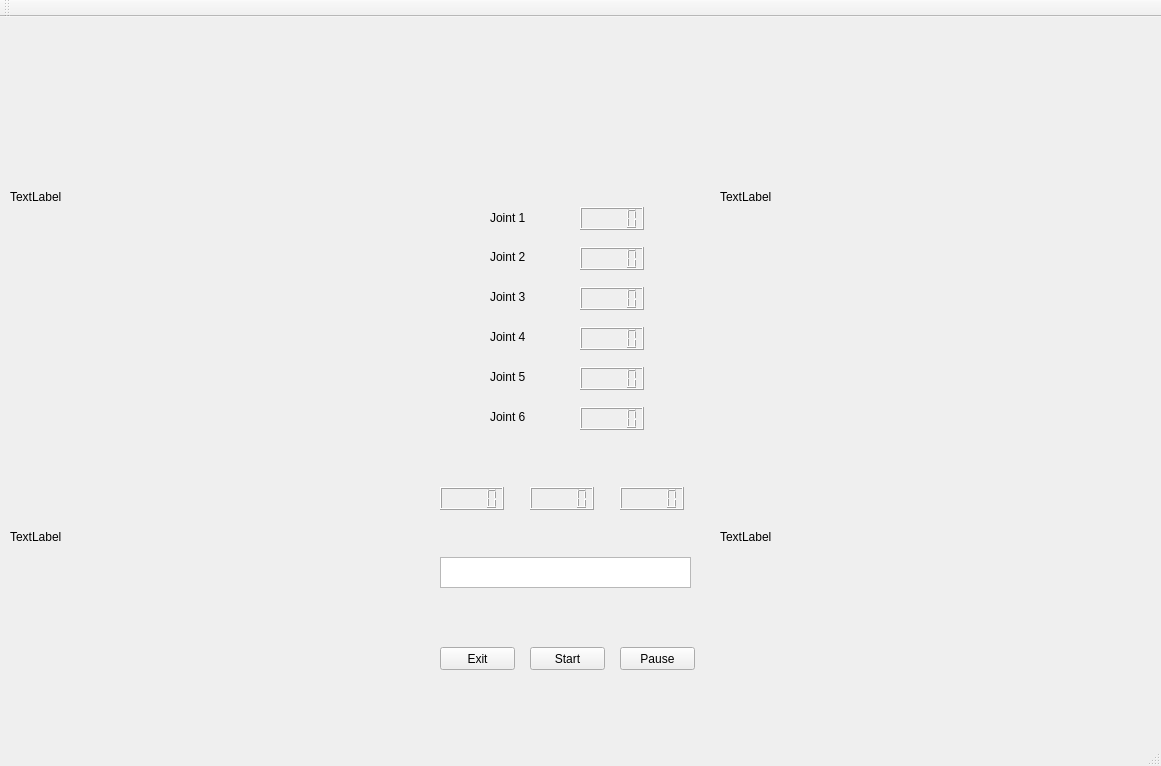
<?xml version="1.0" encoding="UTF-8"?>
<ui version="4.0">
 <class>MainWindow</class>
 <widget class="QMainWindow" name="MainWindow">
  <property name="geometry">
   <rect>
    <x>0</x>
    <y>0</y>
    <width>1161</width>
    <height>766</height>
   </rect>
  </property>
  <property name="windowTitle">
   <string>MainWindow</string>
  </property>
  <widget class="QWidget" name="centralWidget">
   <widget class="QPushButton" name="Pause">
    <property name="geometry">
     <rect>
      <x>620</x>
      <y>630</y>
      <width>75</width>
      <height>23</height>
     </rect>
    </property>
    <property name="text">
     <string>Pause</string>
    </property>
   </widget>
   <widget class="QPushButton" name="Start">
    <property name="geometry">
     <rect>
      <x>530</x>
      <y>630</y>
      <width>75</width>
      <height>23</height>
     </rect>
    </property>
    <property name="text">
     <string>Start</string>
    </property>
   </widget>
   <widget class="QTextBrowser" name="textBrowser">
    <property name="geometry">
     <rect>
      <x>440</x>
      <y>540</y>
      <width>251</width>
      <height>31</height>
     </rect>
    </property>
   </widget>
   <widget class="QPushButton" name="Exit">
    <property name="geometry">
     <rect>
      <x>440</x>
      <y>630</y>
      <width>75</width>
      <height>23</height>
     </rect>
    </property>
    <property name="text">
     <string>Exit</string>
    </property>
   </widget>
   <widget class="QLabel" name="Foreground2">
    <property name="geometry">
     <rect>
      <x>720</x>
      <y>360</y>
      <width>425</width>
      <height>320</height>
     </rect>
    </property>
    <property name="text">
     <string>TextLabel</string>
    </property>
   </widget>
   <widget class="QLabel" name="Camera1">
    <property name="geometry">
     <rect>
      <x>10</x>
      <y>20</y>
      <width>425</width>
      <height>320</height>
     </rect>
    </property>
    <property name="text">
     <string>TextLabel</string>
    </property>
   </widget>
   <widget class="QLabel" name="Camera2_2">
    <property name="geometry">
     <rect>
      <x>720</x>
      <y>20</y>
      <width>425</width>
      <height>320</height>
     </rect>
    </property>
    <property name="text">
     <string>TextLabel</string>
    </property>
   </widget>
   <widget class="QLabel" name="Foreground1">
    <property name="geometry">
     <rect>
      <x>10</x>
      <y>360</y>
      <width>425</width>
      <height>320</height>
     </rect>
    </property>
    <property name="text">
     <string>TextLabel</string>
    </property>
   </widget>
   <widget class="QLCDNumber" name="x">
    <property name="geometry">
     <rect>
      <x>440</x>
      <y>470</y>
      <width>64</width>
      <height>23</height>
     </rect>
    </property>
   </widget>
   <widget class="QLCDNumber" name="y">
    <property name="geometry">
     <rect>
      <x>530</x>
      <y>470</y>
      <width>64</width>
      <height>23</height>
     </rect>
    </property>
   </widget>
   <widget class="QLCDNumber" name="z">
    <property name="geometry">
     <rect>
      <x>620</x>
      <y>470</y>
      <width>64</width>
      <height>23</height>
     </rect>
    </property>
   </widget>
   <widget class="QLCDNumber" name="joint1">
    <property name="geometry">
     <rect>
      <x>580</x>
      <y>190</y>
      <width>64</width>
      <height>23</height>
     </rect>
    </property>
   </widget>
   <widget class="QLCDNumber" name="joint2">
    <property name="geometry">
     <rect>
      <x>580</x>
      <y>230</y>
      <width>64</width>
      <height>23</height>
     </rect>
    </property>
   </widget>
   <widget class="QLCDNumber" name="joint3">
    <property name="geometry">
     <rect>
      <x>580</x>
      <y>270</y>
      <width>64</width>
      <height>23</height>
     </rect>
    </property>
   </widget>
   <widget class="QLCDNumber" name="joint4">
    <property name="geometry">
     <rect>
      <x>580</x>
      <y>310</y>
      <width>64</width>
      <height>23</height>
     </rect>
    </property>
   </widget>
   <widget class="QLCDNumber" name="joint5">
    <property name="geometry">
     <rect>
      <x>580</x>
      <y>350</y>
      <width>64</width>
      <height>23</height>
     </rect>
    </property>
   </widget>
   <widget class="QLCDNumber" name="joint6">
    <property name="geometry">
     <rect>
      <x>580</x>
      <y>390</y>
      <width>64</width>
      <height>23</height>
     </rect>
    </property>
   </widget>
   <widget class="QLabel" name="label">
    <property name="geometry">
     <rect>
      <x>490</x>
      <y>191</y>
      <width>71</width>
      <height>20</height>
     </rect>
    </property>
    <property name="styleSheet">
     <string notr="true">
font: 75 15pt &quot;Times New Roman&quot;;
</string>
    </property>
    <property name="text">
     <string>Joint 1</string>
    </property>
   </widget>
   <widget class="QLabel" name="label_2">
    <property name="geometry">
     <rect>
      <x>490</x>
      <y>230</y>
      <width>71</width>
      <height>20</height>
     </rect>
    </property>
    <property name="styleSheet">
     <string notr="true">
font: 75 15pt &quot;Times New Roman&quot;;
</string>
    </property>
    <property name="text">
     <string>Joint 2</string>
    </property>
   </widget>
   <widget class="QLabel" name="label_3">
    <property name="geometry">
     <rect>
      <x>490</x>
      <y>270</y>
      <width>71</width>
      <height>20</height>
     </rect>
    </property>
    <property name="styleSheet">
     <string notr="true">
font: 75 15pt &quot;Times New Roman&quot;;
</string>
    </property>
    <property name="text">
     <string>Joint 3</string>
    </property>
   </widget>
   <widget class="QLabel" name="label_4">
    <property name="geometry">
     <rect>
      <x>490</x>
      <y>310</y>
      <width>71</width>
      <height>20</height>
     </rect>
    </property>
    <property name="styleSheet">
     <string notr="true">
font: 75 15pt &quot;Times New Roman&quot;;
</string>
    </property>
    <property name="text">
     <string>Joint 4</string>
    </property>
   </widget>
   <widget class="QLabel" name="label_5">
    <property name="geometry">
     <rect>
      <x>490</x>
      <y>350</y>
      <width>71</width>
      <height>20</height>
     </rect>
    </property>
    <property name="styleSheet">
     <string notr="true">
font: 75 15pt &quot;Times New Roman&quot;;
</string>
    </property>
    <property name="text">
     <string>Joint 5</string>
    </property>
   </widget>
   <widget class="QLabel" name="label_6">
    <property name="geometry">
     <rect>
      <x>490</x>
      <y>390</y>
      <width>71</width>
      <height>20</height>
     </rect>
    </property>
    <property name="styleSheet">
     <string notr="true">
font: 75 15pt &quot;Times New Roman&quot;;
</string>
    </property>
    <property name="text">
     <string>Joint 6</string>
    </property>
   </widget>
  </widget>
  <widget class="QMenuBar" name="menuBar">
   <property name="geometry">
    <rect>
     <x>0</x>
     <y>0</y>
     <width>1161</width>
     <height>23</height>
    </rect>
   </property>
  </widget>
  <widget class="QToolBar" name="mainToolBar">
   <attribute name="toolBarArea">
    <enum>TopToolBarArea</enum>
   </attribute>
   <attribute name="toolBarBreak">
    <bool>false</bool>
   </attribute>
  </widget>
  <widget class="QStatusBar" name="statusBar"/>
 </widget>
 <layoutdefault spacing="6" margin="11"/>
 <resources/>
 <connections/>
</ui>
